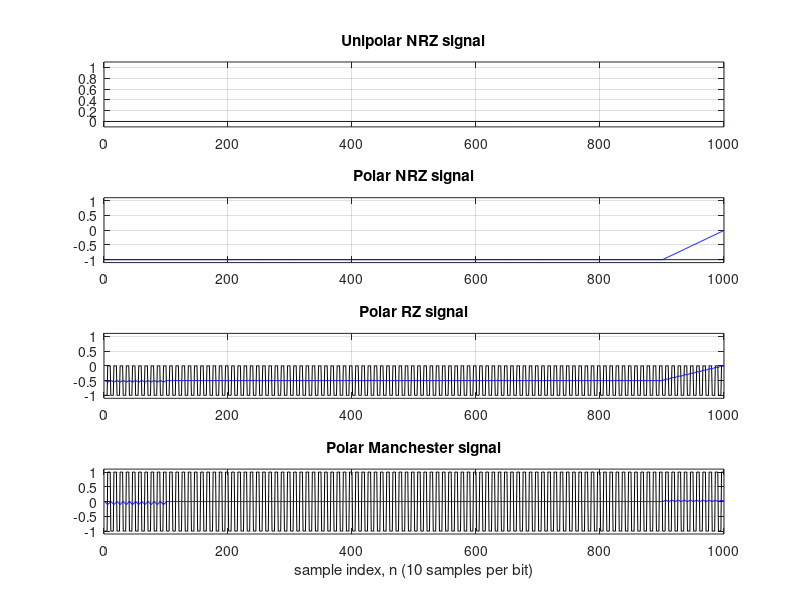

MATLAB code for this plot:
% File: baseline_wander2.m
% Compute the running average of several pulse shaping techniques
% The average is computed over Nb=10 bits
% A tail of 10 zeros is appended at the end of the bit sequence
% EE 160 - Fall 2012 - San Jose State University
% Modified June 2013 and Fall 2021 

clear
seed = mod(1e6*now, 100000);
rand('state',seed)

Tb=1/10;        % Bit duration
N= 10;          % Samples per bit (must be even)
Nb=10;          % Window size in bits
Nw=N*Nb;        % Window size in samples
Nsim=10*Nb;     % Number of bits simulated (must a multiple of Nb)
Ns=N*Nsim;      % Total number of samples simulated

P0=input('Probability of a zero: ');
fprintf('Be patient ...\n');

% Bit sequence
bits = rand(1,Nsim) > P0;

% Signal samples
s_UNRZ = [];    % Unipolar NRZ
s_PNRZ = [];    % Polar NRZ
s_PRZ  = [];    % Polar RZ
s_M    = [];    % Polar Manchester
for i=1:Nsim
    s_UNRZ = [s_UNRZ bits(i)*ones(1,N)];
    s_PNRZ = [s_PNRZ (2*bits(i)-1)*ones(1,N)];
    s_PRZ  = [s_PRZ  (2*bits(i)-1)*[ones(1,N/2) zeros(1,N/2)]];
    s_M    = [s_M    (2*bits(i)-1)*[ones(1,N/2) -ones(1,N/2)]];
end

% -------------------------------------------------------------
% Add a tail of zeros
s_UNRZ = [s_UNRZ zeros(1,Nw)];
s_PNRZ = [s_PNRZ zeros(1,Nw)];
s_PRZ  = [s_PRZ  zeros(1,Nw)];
s_M =    [s_M    zeros(1,Nw)];
% -------------------------------------------------------------

figure

% Plot signals
subplot(4,1,1), plot(s_UNRZ(1:Ns),'-k'), axis([0 Ns -0.1 1.1]), grid on
title('Unipolar NRZ signal'), hold on
subplot(4,1,2), plot(s_PNRZ(1:Ns),'-k'), axis([0 Ns -1.1 1.1]), grid on
title('Polar NRZ signal'), hold on
subplot(4,1,3), plot(s_PRZ(1:Ns),'-k'), axis([0 Ns -1.1 1.1]), grid on
title('Polar RZ signal'), hold on
subplot(4,1,4), plot(s_M(1:Ns),'-k'), axis([0 Ns -1.1 1.1]), grid on
title('Polar Manchester signal'), hold on

% Running average for Unipolar NRZ
w1 = s_UNRZ(1:Nw);
for i=1:Ns
    av_UNRZ(i) = sum(w1)/Nw;
    % Slide the window
%     for j=0:Nw-2
%         w1(Nw-j) = w1(Nw-j-1);
%     end
    for j=1:Nw-1
        w1(Nw-j+1) = w1(Nw-j);
    end
    % New sample
    w1(1)=s_UNRZ(Nw+i);
end
subplot(4,1,1), plot(av_UNRZ(1:Ns),'b'), hold off

% Running average for Polar NRZ
w2 = s_PNRZ(1:Nw);
for i=1:Ns
    av_PNRZ(i) = sum(w2)/Nw;
    % Slide the window
    for j=0:Nw-2
        w2(Nw-j) = w2(Nw-j-1);
    end
    % New sample
    w2(1)=s_PNRZ(Nw+i);
end
subplot(4,1,2), plot(av_PNRZ(1:Ns),'b'), hold off

% Running average for Polar RZ
w3 = s_PRZ(1:Nw);
for i=1:Ns
    av_PRZ(i) = sum(w3)/Nw;
    % Slide the window
    for j=0:Nw-2
        w3(Nw-j) = w3(Nw-j-1);
    end
    % New sample
    w3(1)=s_PRZ(Nw+i);
end
subplot(4,1,3), plot(av_PRZ(1:Ns),'b'), hold off

% Running average for (polar) Manchester
w4 = s_M(1:Nw);
for i=1:Ns
    av_M(i) = sum(w4)/Nw;
    % Slide the window
    for j=0:Nw-2
        w4(Nw-j) = w4(Nw-j-1);
    end
    % New sample
    w4(1)=s_M(Nw+i);
end
subplot(4,1,4), plot(av_M(1:Ns),'b'), hold off
xlabel('sample index, n (10 samples per bit)')
